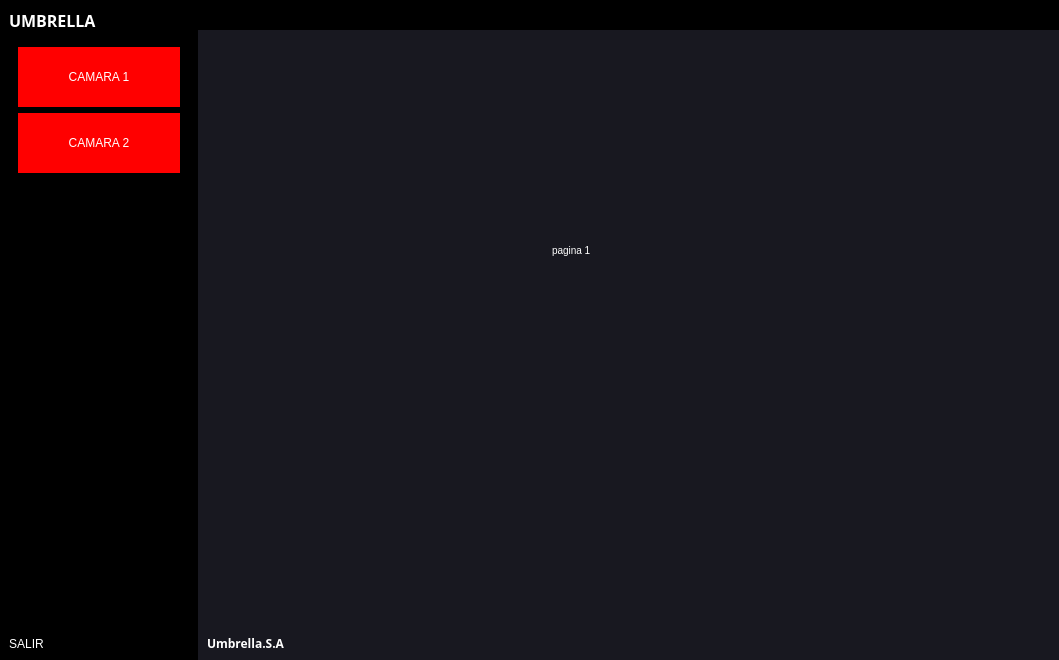
<?xml version="1.0" encoding="UTF-8"?>
<ui version="4.0">
 <class>MainWindow</class>
 <widget class="QMainWindow" name="MainWindow">
  <property name="geometry">
   <rect>
    <x>0</x>
    <y>0</y>
    <width>1059</width>
    <height>660</height>
   </rect>
  </property>
  <property name="windowTitle">
   <string>MainWindow</string>
  </property>
  <property name="styleSheet">
   <string notr="true">*{

	border:none;
}</string>
  </property>
  <widget class="QWidget" name="centralwidget">
   <property name="styleSheet">
    <string notr="true">background-color: rgb(24,24,32);</string>
   </property>
   <layout class="QHBoxLayout" name="horizontalLayout">
    <property name="spacing">
     <number>0</number>
    </property>
    <property name="leftMargin">
     <number>0</number>
    </property>
    <property name="topMargin">
     <number>0</number>
    </property>
    <property name="rightMargin">
     <number>0</number>
    </property>
    <property name="bottomMargin">
     <number>0</number>
    </property>
    <item>
     <widget class="QFrame" name="menuslide">
      <property name="maximumSize">
       <size>
        <width>200</width>
        <height>16777215</height>
       </size>
      </property>
      <property name="styleSheet">
       <string notr="true">background-color:black;</string>
      </property>
      <property name="frameShape">
       <enum>QFrame::StyledPanel</enum>
      </property>
      <property name="frameShadow">
       <enum>QFrame::Raised</enum>
      </property>
      <layout class="QVBoxLayout" name="verticalLayout_2">
       <property name="spacing">
        <number>0</number>
       </property>
       <property name="leftMargin">
        <number>0</number>
       </property>
       <property name="topMargin">
        <number>0</number>
       </property>
       <property name="rightMargin">
        <number>0</number>
       </property>
       <property name="bottomMargin">
        <number>0</number>
       </property>
       <item>
        <widget class="QFrame" name="slide">
         <property name="minimumSize">
          <size>
           <width>198</width>
           <height>0</height>
          </size>
         </property>
         <property name="frameShape">
          <enum>QFrame::StyledPanel</enum>
         </property>
         <property name="frameShadow">
          <enum>QFrame::Raised</enum>
         </property>
         <layout class="QVBoxLayout" name="verticalLayout_5">
          <item alignment="Qt::AlignTop">
           <widget class="QFrame" name="frame_7">
            <property name="frameShape">
             <enum>QFrame::StyledPanel</enum>
            </property>
            <property name="frameShadow">
             <enum>QFrame::Raised</enum>
            </property>
            <layout class="QHBoxLayout" name="horizontalLayout_9">
             <property name="spacing">
              <number>0</number>
             </property>
             <property name="leftMargin">
              <number>0</number>
             </property>
             <property name="topMargin">
              <number>0</number>
             </property>
             <property name="rightMargin">
              <number>0</number>
             </property>
             <property name="bottomMargin">
              <number>0</number>
             </property>
             <item alignment="Qt::AlignLeft|Qt::AlignTop">
              <widget class="QLabel" name="label_2">
               <property name="font">
                <font>
                 <family>ghotic</family>
                 <pointsize>12</pointsize>
                 <weight>75</weight>
                 <bold>true</bold>
                </font>
               </property>
               <property name="styleSheet">
                <string notr="true">color:white;
font-family: ghotic;</string>
               </property>
               <property name="text">
                <string>UMBRELLA</string>
               </property>
              </widget>
             </item>
             <item alignment="Qt::AlignLeft|Qt::AlignTop">
              <widget class="QLabel" name="label_3">
               <property name="text">
                <string/>
               </property>
              </widget>
             </item>
            </layout>
           </widget>
          </item>
          <item>
           <widget class="QFrame" name="frame_8">
            <property name="sizePolicy">
             <sizepolicy hsizetype="Preferred" vsizetype="Expanding">
              <horstretch>0</horstretch>
              <verstretch>0</verstretch>
             </sizepolicy>
            </property>
            <property name="frameShape">
             <enum>QFrame::StyledPanel</enum>
            </property>
            <property name="frameShadow">
             <enum>QFrame::Raised</enum>
            </property>
            <layout class="QVBoxLayout" name="verticalLayout_6">
             <property name="spacing">
              <number>0</number>
             </property>
             <property name="leftMargin">
              <number>0</number>
             </property>
             <property name="topMargin">
              <number>0</number>
             </property>
             <property name="rightMargin">
              <number>0</number>
             </property>
             <property name="bottomMargin">
              <number>0</number>
             </property>
             <item alignment="Qt::AlignTop">
              <widget class="QFrame" name="frame_10">
               <property name="frameShape">
                <enum>QFrame::StyledPanel</enum>
               </property>
               <property name="frameShadow">
                <enum>QFrame::Raised</enum>
               </property>
               <layout class="QVBoxLayout" name="verticalLayout_7">
                <property name="bottomMargin">
                 <number>12</number>
                </property>
                <item>
                 <widget class="QPushButton" name="pushButton_4">
                  <property name="minimumSize">
                   <size>
                    <width>0</width>
                    <height>60</height>
                   </size>
                  </property>
                  <property name="styleSheet">
                   <string notr="true">background:red;
color:white;
</string>
                  </property>
                  <property name="text">
                   <string>CAMARA 1</string>
                  </property>
                 </widget>
                </item>
                <item>
                 <widget class="QPushButton" name="pushButton_10">
                  <property name="minimumSize">
                   <size>
                    <width>0</width>
                    <height>60</height>
                   </size>
                  </property>
                  <property name="styleSheet">
                   <string notr="true">background:red;
color:white;
</string>
                  </property>
                  <property name="text">
                   <string>CAMARA 2</string>
                  </property>
                  <property name="iconSize">
                   <size>
                    <width>16</width>
                    <height>16</height>
                   </size>
                  </property>
                 </widget>
                </item>
               </layout>
               <zorder>pushButton_10</zorder>
               <zorder>pushButton_4</zorder>
              </widget>
             </item>
            </layout>
           </widget>
          </item>
          <item alignment="Qt::AlignLeft">
           <widget class="QFrame" name="frame_9">
            <property name="frameShape">
             <enum>QFrame::StyledPanel</enum>
            </property>
            <property name="frameShadow">
             <enum>QFrame::Raised</enum>
            </property>
            <layout class="QHBoxLayout" name="horizontalLayout_10">
             <property name="spacing">
              <number>0</number>
             </property>
             <property name="leftMargin">
              <number>0</number>
             </property>
             <property name="topMargin">
              <number>0</number>
             </property>
             <property name="rightMargin">
              <number>0</number>
             </property>
             <property name="bottomMargin">
              <number>0</number>
             </property>
             <item>
              <widget class="QPushButton" name="pushButton_9">
               <property name="styleSheet">
                <string notr="true">color:white;</string>
               </property>
               <property name="text">
                <string>SALIR</string>
               </property>
               <property name="icon">
                <iconset resource="iconos.qrc">
                 <normaloff>:/iconos/icons/icons/icons8-salida-64.png</normaloff>:/iconos/icons/icons/icons8-salida-64.png</iconset>
               </property>
               <property name="iconSize">
                <size>
                 <width>35</width>
                 <height>35</height>
                </size>
               </property>
              </widget>
             </item>
            </layout>
           </widget>
          </item>
         </layout>
        </widget>
       </item>
      </layout>
     </widget>
    </item>
    <item>
     <widget class="QFrame" name="menu">
      <property name="frameShape">
       <enum>QFrame::StyledPanel</enum>
      </property>
      <property name="frameShadow">
       <enum>QFrame::Raised</enum>
      </property>
      <layout class="QVBoxLayout" name="verticalLayout">
       <property name="spacing">
        <number>0</number>
       </property>
       <property name="leftMargin">
        <number>0</number>
       </property>
       <property name="topMargin">
        <number>0</number>
       </property>
       <property name="rightMargin">
        <number>0</number>
       </property>
       <property name="bottomMargin">
        <number>0</number>
       </property>
       <item>
        <widget class="QFrame" name="uno">
         <property name="font">
          <font>
           <kerning>true</kerning>
          </font>
         </property>
         <property name="styleSheet">
          <string notr="true">background-color:black;</string>
         </property>
         <property name="frameShape">
          <enum>QFrame::StyledPanel</enum>
         </property>
         <property name="frameShadow">
          <enum>QFrame::Raised</enum>
         </property>
         <property name="midLineWidth">
          <number>7</number>
         </property>
         <layout class="QHBoxLayout" name="horizontalLayout_2">
          <property name="spacing">
           <number>8</number>
          </property>
          <property name="leftMargin">
           <number>8</number>
          </property>
          <property name="topMargin">
           <number>8</number>
          </property>
          <property name="rightMargin">
           <number>8</number>
          </property>
          <property name="bottomMargin">
           <number>8</number>
          </property>
          <item alignment="Qt::AlignTop">
           <widget class="QFrame" name="frame_3">
            <property name="frameShape">
             <enum>QFrame::StyledPanel</enum>
            </property>
            <property name="frameShadow">
             <enum>QFrame::Raised</enum>
            </property>
            <layout class="QHBoxLayout" name="horizontalLayout_6">
             <property name="spacing">
              <number>0</number>
             </property>
             <property name="leftMargin">
              <number>0</number>
             </property>
             <property name="topMargin">
              <number>0</number>
             </property>
             <property name="rightMargin">
              <number>0</number>
             </property>
             <property name="bottomMargin">
              <number>0</number>
             </property>
             <item>
              <widget class="QFrame" name="volver">
               <property name="frameShape">
                <enum>QFrame::StyledPanel</enum>
               </property>
               <property name="frameShadow">
                <enum>QFrame::Raised</enum>
               </property>
               <layout class="QHBoxLayout" name="horizontalLayout_8">
                <property name="spacing">
                 <number>0</number>
                </property>
                <property name="leftMargin">
                 <number>0</number>
                </property>
                <property name="topMargin">
                 <number>0</number>
                </property>
                <property name="rightMargin">
                 <number>0</number>
                </property>
                <property name="bottomMargin">
                 <number>0</number>
                </property>
                <item alignment="Qt::AlignLeft|Qt::AlignTop">
                 <widget class="QPushButton" name="btnvolver">
                  <property name="text">
                   <string/>
                  </property>
                  <property name="icon">
                   <iconset>
                    <normaloff>:/iconos/icons/icons/align-left.svg</normaloff>:/iconos/icons/icons/align-left.svg</iconset>
                  </property>
                  <property name="iconSize">
                   <size>
                    <width>32</width>
                    <height>32</height>
                   </size>
                  </property>
                 </widget>
                </item>
               </layout>
              </widget>
             </item>
             <item alignment="Qt::AlignLeft|Qt::AlignTop">
              <widget class="QPushButton" name="pushButton_7">
               <property name="minimumSize">
                <size>
                 <width>135</width>
                 <height>0</height>
                </size>
               </property>
               <property name="accessibleDescription">
                <string/>
               </property>
               <property name="layoutDirection">
                <enum>Qt::LeftToRight</enum>
               </property>
               <property name="styleSheet">
                <string notr="true">color:white;</string>
               </property>
               <property name="text">
                <string/>
               </property>
               <property name="iconSize">
                <size>
                 <width>24</width>
                 <height>24</height>
                </size>
               </property>
              </widget>
             </item>
             <item alignment="Qt::AlignLeft|Qt::AlignTop">
              <widget class="QPushButton" name="pushButton_6">
               <property name="text">
                <string/>
               </property>
               <property name="icon">
                <iconset>
                 <normaloff>:/iconos/icons/icons/search.svg</normaloff>:/iconos/icons/icons/search.svg</iconset>
               </property>
               <property name="iconSize">
                <size>
                 <width>24</width>
                 <height>24</height>
                </size>
               </property>
              </widget>
             </item>
            </layout>
           </widget>
          </item>
          <item alignment="Qt::AlignTop">
           <widget class="QFrame" name="frame_2">
            <property name="frameShape">
             <enum>QFrame::StyledPanel</enum>
            </property>
            <property name="frameShadow">
             <enum>QFrame::Raised</enum>
            </property>
            <layout class="QHBoxLayout" name="horizontalLayout_5">
             <property name="spacing">
              <number>0</number>
             </property>
             <property name="leftMargin">
              <number>0</number>
             </property>
             <property name="topMargin">
              <number>0</number>
             </property>
             <property name="rightMargin">
              <number>0</number>
             </property>
             <property name="bottomMargin">
              <number>0</number>
             </property>
             <item alignment="Qt::AlignLeft">
              <widget class="QPushButton" name="pushButton_5">
               <property name="text">
                <string/>
               </property>
               <property name="icon">
                <iconset>
                 <normaloff>:/iconos/icons/icons/user.svg</normaloff>:/iconos/icons/icons/user.svg</iconset>
               </property>
               <property name="iconSize">
                <size>
                 <width>24</width>
                 <height>24</height>
                </size>
               </property>
              </widget>
             </item>
            </layout>
           </widget>
          </item>
          <item alignment="Qt::AlignRight|Qt::AlignTop">
           <widget class="QFrame" name="frame">
            <property name="frameShape">
             <enum>QFrame::StyledPanel</enum>
            </property>
            <property name="frameShadow">
             <enum>QFrame::Raised</enum>
            </property>
            <layout class="QHBoxLayout" name="horizontalLayout_4">
             <property name="spacing">
              <number>0</number>
             </property>
             <property name="leftMargin">
              <number>0</number>
             </property>
             <property name="topMargin">
              <number>0</number>
             </property>
             <property name="rightMargin">
              <number>0</number>
             </property>
             <property name="bottomMargin">
              <number>0</number>
             </property>
             <item>
              <widget class="QPushButton" name="pushButton">
               <property name="text">
                <string/>
               </property>
               <property name="icon">
                <iconset>
                 <normaloff>:/iconos/icons/icons/arrow-down-left.svg</normaloff>:/iconos/icons/icons/arrow-down-left.svg</iconset>
               </property>
               <property name="iconSize">
                <size>
                 <width>24</width>
                 <height>24</height>
                </size>
               </property>
              </widget>
             </item>
             <item>
              <widget class="QPushButton" name="pushButton_2">
               <property name="text">
                <string/>
               </property>
               <property name="icon">
                <iconset>
                 <normaloff>:/iconos/icons/icons/maximize-2.svg</normaloff>:/iconos/icons/icons/maximize-2.svg</iconset>
               </property>
               <property name="iconSize">
                <size>
                 <width>24</width>
                 <height>24</height>
                </size>
               </property>
              </widget>
             </item>
             <item>
              <widget class="QPushButton" name="pushButton_3">
               <property name="text">
                <string/>
               </property>
               <property name="icon">
                <iconset>
                 <normaloff>:/iconos/icons/icons/x.svg</normaloff>:/iconos/icons/icons/x.svg</iconset>
               </property>
               <property name="iconSize">
                <size>
                 <width>24</width>
                 <height>24</height>
                </size>
               </property>
              </widget>
             </item>
            </layout>
           </widget>
          </item>
         </layout>
        </widget>
       </item>
       <item>
        <widget class="QStackedWidget" name="stackedWidget">
         <widget class="QWidget" name="page_1">
          <widget class="QTextEdit" name="textpagina1">
           <property name="geometry">
            <rect>
             <x>350</x>
             <y>210</y>
             <width>104</width>
             <height>87</height>
            </rect>
           </property>
           <property name="styleSheet">
            <string notr="true">color:white;</string>
           </property>
           <property name="html">
            <string>&lt;!DOCTYPE HTML PUBLIC &quot;-//W3C//DTD HTML 4.0//EN&quot; &quot;http://www.w3.org/TR/REC-html40/strict.dtd&quot;&gt;
&lt;html&gt;&lt;head&gt;&lt;meta name=&quot;qrichtext&quot; content=&quot;1&quot; /&gt;&lt;style type=&quot;text/css&quot;&gt;
p, li { white-space: pre-wrap; }
&lt;/style&gt;&lt;/head&gt;&lt;body style=&quot; font-family:'MS Shell Dlg 2'; font-size:7.8pt; font-weight:400; font-style:normal;&quot;&gt;
&lt;p style=&quot; margin-top:0px; margin-bottom:0px; margin-left:0px; margin-right:0px; -qt-block-indent:0; text-indent:0px;&quot;&gt;pagina 1&lt;/p&gt;&lt;/body&gt;&lt;/html&gt;</string>
           </property>
          </widget>
         </widget>
         <widget class="QWidget" name="page_3">
          <widget class="QTextEdit" name="textEdit">
           <property name="geometry">
            <rect>
             <x>370</x>
             <y>180</y>
             <width>104</width>
             <height>87</height>
            </rect>
           </property>
           <property name="styleSheet">
            <string notr="true">color:white;
</string>
           </property>
           <property name="html">
            <string>&lt;!DOCTYPE HTML PUBLIC &quot;-//W3C//DTD HTML 4.0//EN&quot; &quot;http://www.w3.org/TR/REC-html40/strict.dtd&quot;&gt;
&lt;html&gt;&lt;head&gt;&lt;meta name=&quot;qrichtext&quot; content=&quot;1&quot; /&gt;&lt;style type=&quot;text/css&quot;&gt;
p, li { white-space: pre-wrap; }
&lt;/style&gt;&lt;/head&gt;&lt;body style=&quot; font-family:'MS Shell Dlg 2'; font-size:7.8pt; font-weight:400; font-style:normal;&quot;&gt;
&lt;p style=&quot; margin-top:0px; margin-bottom:0px; margin-left:0px; margin-right:0px; -qt-block-indent:0; text-indent:0px;&quot;&gt;pagina 2&lt;/p&gt;
&lt;p style=&quot;-qt-paragraph-type:empty; margin-top:0px; margin-bottom:0px; margin-left:0px; margin-right:0px; -qt-block-indent:0; text-indent:0px;&quot;&gt;&lt;br /&gt;&lt;/p&gt;&lt;/body&gt;&lt;/html&gt;</string>
           </property>
          </widget>
         </widget>
        </widget>
       </item>
       <item alignment="Qt::AlignBottom">
        <widget class="QFrame" name="tres">
         <property name="frameShape">
          <enum>QFrame::StyledPanel</enum>
         </property>
         <property name="frameShadow">
          <enum>QFrame::Raised</enum>
         </property>
         <layout class="QHBoxLayout" name="horizontalLayout_3">
          <property name="spacing">
           <number>0</number>
          </property>
          <property name="leftMargin">
           <number>0</number>
          </property>
          <property name="topMargin">
           <number>0</number>
          </property>
          <property name="rightMargin">
           <number>0</number>
          </property>
          <property name="bottomMargin">
           <number>0</number>
          </property>
          <item>
           <widget class="QFrame" name="frame_5">
            <property name="frameShape">
             <enum>QFrame::StyledPanel</enum>
            </property>
            <property name="frameShadow">
             <enum>QFrame::Raised</enum>
            </property>
            <layout class="QHBoxLayout" name="horizontalLayout_7">
             <property name="spacing">
              <number>0</number>
             </property>
             <property name="leftMargin">
              <number>0</number>
             </property>
             <property name="topMargin">
              <number>0</number>
             </property>
             <property name="rightMargin">
              <number>0</number>
             </property>
             <property name="bottomMargin">
              <number>0</number>
             </property>
             <item>
              <widget class="QFrame" name="frame_4">
               <property name="frameShape">
                <enum>QFrame::StyledPanel</enum>
               </property>
               <property name="frameShadow">
                <enum>QFrame::Raised</enum>
               </property>
               <layout class="QVBoxLayout" name="verticalLayout_3">
                <property name="spacing">
                 <number>0</number>
                </property>
                <property name="rightMargin">
                 <number>0</number>
                </property>
                <property name="bottomMargin">
                 <number>8</number>
                </property>
                <item alignment="Qt::AlignBottom">
                 <widget class="QLabel" name="label">
                  <property name="font">
                   <font>
                    <family>Microsoft YaHei Light</family>
                    <pointsize>9</pointsize>
                    <weight>75</weight>
                    <bold>true</bold>
                   </font>
                  </property>
                  <property name="styleSheet">
                   <string notr="true">color:white;
</string>
                  </property>
                  <property name="text">
                   <string>Umbrella.S.A</string>
                  </property>
                 </widget>
                </item>
               </layout>
              </widget>
             </item>
             <item>
              <widget class="QFrame" name="frame_6">
               <property name="frameShape">
                <enum>QFrame::StyledPanel</enum>
               </property>
               <property name="frameShadow">
                <enum>QFrame::Raised</enum>
               </property>
               <layout class="QVBoxLayout" name="verticalLayout_4">
                <property name="spacing">
                 <number>0</number>
                </property>
                <property name="leftMargin">
                 <number>0</number>
                </property>
                <property name="topMargin">
                 <number>0</number>
                </property>
                <property name="rightMargin">
                 <number>0</number>
                </property>
                <property name="bottomMargin">
                 <number>0</number>
                </property>
                <item alignment="Qt::AlignRight|Qt::AlignBottom">
                 <widget class="QPushButton" name="pushButton_8">
                  <property name="text">
                   <string/>
                  </property>
                  <property name="icon">
                   <iconset>
                    <normaloff>:/iconos/umbrella.png</normaloff>:/iconos/umbrella.png</iconset>
                  </property>
                  <property name="iconSize">
                   <size>
                    <width>56</width>
                    <height>48</height>
                   </size>
                  </property>
                 </widget>
                </item>
               </layout>
              </widget>
             </item>
             <item alignment="Qt::AlignBottom">
              <widget class="QFrame" name="abajoderecha">
               <property name="minimumSize">
                <size>
                 <width>10</width>
                 <height>10</height>
                </size>
               </property>
               <property name="maximumSize">
                <size>
                 <width>10</width>
                 <height>10</height>
                </size>
               </property>
               <property name="frameShape">
                <enum>QFrame::StyledPanel</enum>
               </property>
               <property name="frameShadow">
                <enum>QFrame::Raised</enum>
               </property>
              </widget>
             </item>
            </layout>
           </widget>
          </item>
         </layout>
        </widget>
       </item>
      </layout>
     </widget>
    </item>
   </layout>
  </widget>
 </widget>
 <resources>
  <include location="iconos.qrc"/>
 </resources>
 <connections/>
</ui>
